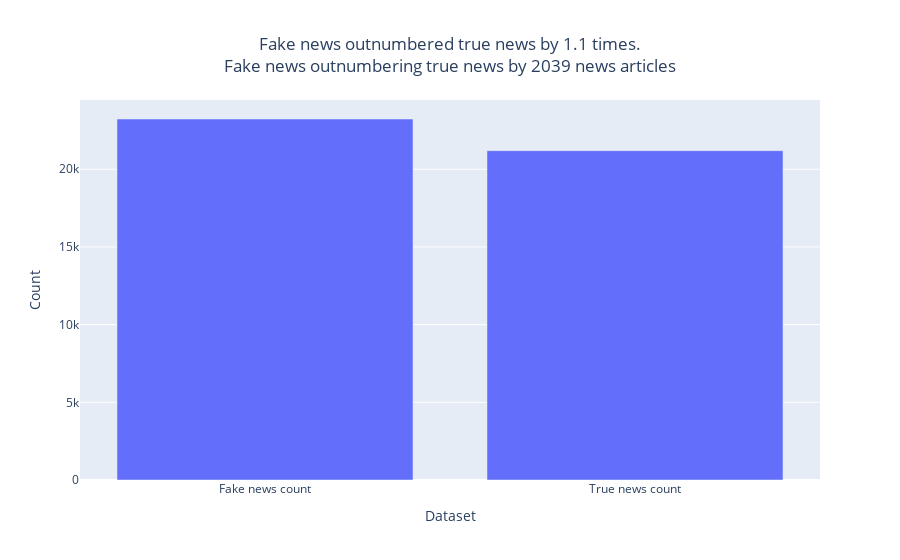

Notebook cell for this chart:
### Markdown cell above
### Visualizing the difference after combination, as we can see the gap is reduced to around 2 thousand news from more than 3.2 thousand news

### Code cell
fake_news_count = len(fake_news)
true_news_count = len(true_news)

fig = go.Figure(data=[
    go.Bar(x=['Fake news count', 'True news count'], y=[fake_news_count, true_news_count])
])

title = round(len(fake_news) / len(true_news), 2)
difference = len(fake_news) - len(true_news)

fig.update_layout(
    title={
        'text': f'Fake news outnumbered true news by {title} times.<br>Fake news outnumbering true news by {difference} news articles',
        'x': 0.5,
        'xanchor': 'center'
    },
    xaxis_title='Dataset',
    yaxis_title='Count',
)
fig.show()

### Figure 1 — Plotly figure (JSON) as saved in the notebook; plotly's stock layout.template omitted (floating-point values rounded to 4 significant figures)
{"data": [{"type": "bar", "x": ["Fake news count", "True news count"], "y": [23236, 21197]}], "layout": {"title": {"text": "Fake news outnumbered true news by 1.1 times.<br>Fake news outnumbering true news by 2039 news articles", "x": 0.5, "xanchor": "center"}, "xaxis": {"title": {"text": "Dataset"}}, "yaxis": {"title": {"text": "Count"}}}}
